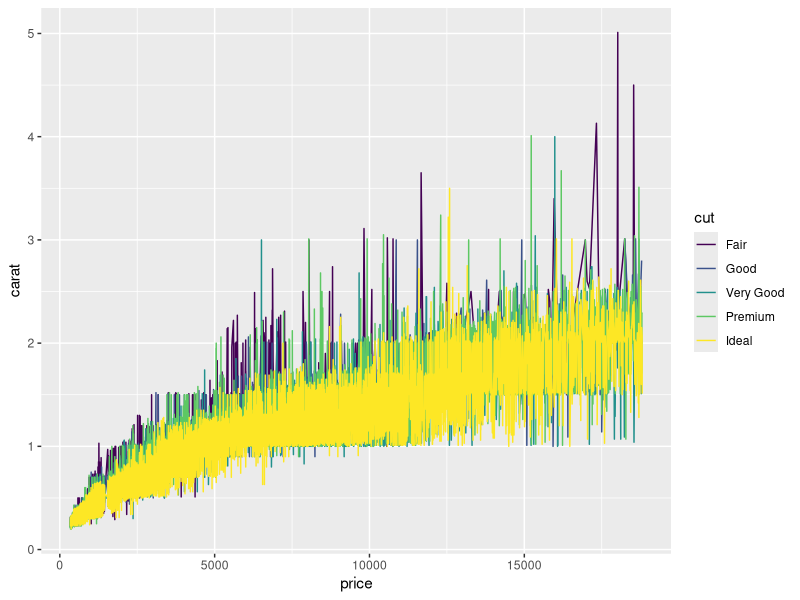

Generate this figure with R:
## ---- chunk 1
library(tidyverse)
## ---- chunk 2
### In this code chunk, start with the diamonds dataset (built in to
### ggplot2 package) and create a plot of price vs. carat (or some other
### variables of your choice)
## ---- chunk 3
diamonds
ggplot(diamonds, aes(x = price, y = carat, color = cut)) +
  geom_line()
## ---- chunk 4
#In my personal opinion, lab diamonds are the best.
## ---- chunk 5
### Both partners - delete this comment, then write some code here
### to plot, summarize, calculate something simple using the diamonds
### dataset (or anything you like, really)
